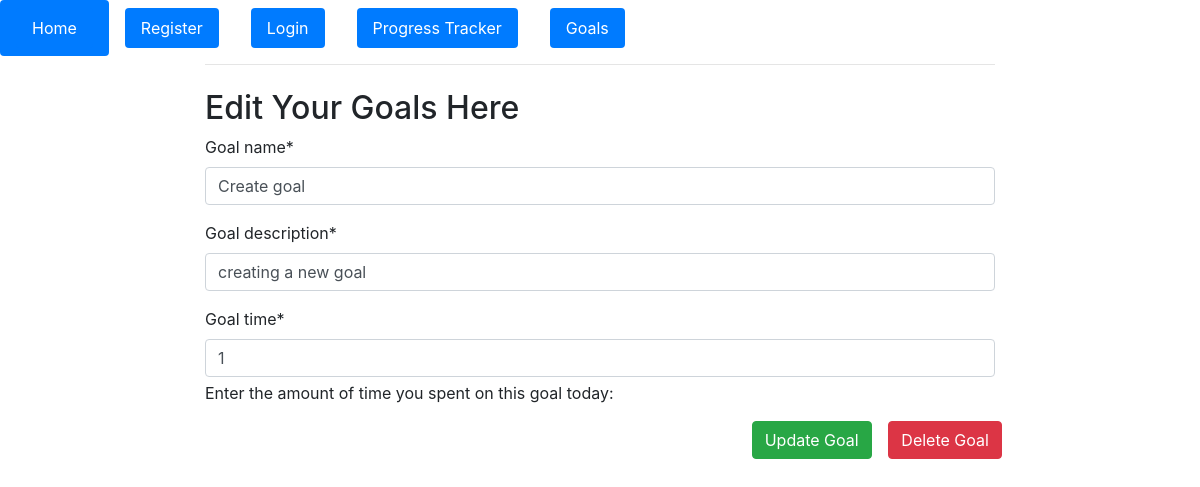
/edit_goals/15/ (signed in), run on the app's committed database.
### main/models.py (models this page shows, shortened)
class Goal(models.Model):
    user = models.ForeignKey(User, on_delete=models.CASCADE)
    goal_name = models.CharField(max_length=100)
    goal_description = models.TextField()
    goal_time = models.IntegerField(help_text="Enter the amount of time you spent on this goal today: ", default=0)

### main/views.py (the view, shortened to what this page needs)
# urls.py: path("edit_goals/<int:pk>/", views.UpdateUserGoals.as_view(), name="edit_user_goal"),
class UpdateUserGoals(generic.UpdateView):
    form_class = EditUserGoalForm
    template_name = "main/edit_user_goal.html"
    success_url = "/progress/"
    def get_object(self):
        return get_object_or_404(Goal, pk=self.kwargs['pk'], user=self.request.user)

### main/forms.py
class EditUserGoalForm(forms.ModelForm):
    class Meta:
        model = Goal
        fields = ["goal_name", "goal_description", "goal_time"]
        widgets = {
            'goal_name': forms.TextInput(attrs={'class': 'form-control', 'placeholder': "Enter goal title"}),
            'goal_description': forms.TextInput(attrs={'class': 'form-control', 'placeholder': "Enter goal description"}),
            'goal_time': forms.NumberInput(attrs={'class': 'form-control', 'placeholder': "Time spent on the goal"}),
        }

### main/templates/main/edit_user_goal.html (shortened to what this page needs)
{% extends 'main/base.html' %}
{% load crispy_forms_tags %}
{% block content %}
<h2>Edit Your Goals Here</h2>
<form method="POST">
  {{form|crispy}}
  <div class="form-group row justify-content-end">
    <div class="col-sm-2">
      <button type="submit" class="btn btn-success">Update Goal</button>
    </div>
    <div class="col-sm-2">
      <button
        type="submit"
        formaction="{% url 'delete_goal' goal.pk %}"
        class="btn btn-danger"
      >
        Delete Goal
      </button>
    </div>
  </div>
</form>
{% endblock %}

### data on the page
Goal: goal_name "Create goal", goal_description "creating a new goal", goal_time "1"
